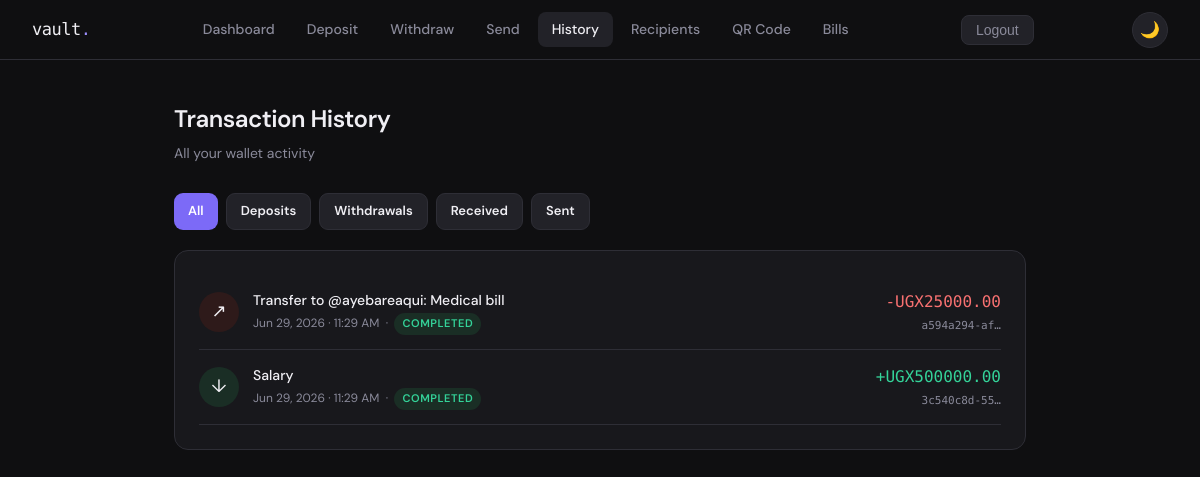
Page /transactions/ (signed in) on the committed database.
### wallet/models.py (models this page shows, shortened)
class Transaction(models.Model):
    TRANSACTION_TYPES = [
        ('deposit', 'Deposit'),
        ('withdrawal', 'Withdrawal'),
        ('transfer_in', 'Transfer In'),
        ('transfer_out', 'Transfer Out'),
    ]
    STATUS_CHOICES = [
        ('pending', 'Pending'),
        ('completed', 'Completed'),
        ('failed', 'Failed'),
    ]
    id = models.UUIDField(primary_key=True, default=uuid.uuid4, editable=False)
    wallet = models.ForeignKey(Wallet, on_delete=models.CASCADE, related_name='transactions')
    transaction_type = models.CharField(max_length=20, choices=TRANSACTION_TYPES)
    amount = models.DecimalField(max_digits=12, decimal_places=2)
    status = models.CharField(max_length=10, choices=STATUS_CHOICES, default='completed')
    description = models.CharField(max_length=255, blank=True)
    reference = models.CharField(max_length=100, blank=True)
    created_at = models.DateTimeField(auto_now_add=True)
    class Meta:
        ordering = ['-created_at']

### wallet/views.py (the view)
# urls.py: path('transactions/', views.transactions, name='transactions'),
@login_required
def transactions(request):
    wallet = request.user.wallet
    txn_type = request.GET.get('type', '')
    txns = wallet.transactions.all()
    if txn_type:
        txns = txns.filter(transaction_type=txn_type)
    return render(request, 'wallet/transactions.html', {
        'transactions': txns,
        'wallet': wallet,
        'filter_type': txn_type,
    })

### templates/wallet/transactions.html (shortened to what this page needs)
{% extends 'wallet/base.html' %}
{% block content %}
<div class="page">
  <div class="page-header">
    <h1>Transaction History</h1>
    <p>All your wallet activity</p>
  </div>
  <div style="display:flex; gap:8px; margin-bottom:20px; flex-wrap:wrap;">
    <a href="{% url 'transactions' %}" class="btn {% if not filter_type %}btn-primary{% else %}btn-ghost{% endif %}" style="font-size:13px; padding:7px 14px;">All</a>
    <a href="?type=deposit" class="btn {% if filter_type == 'deposit' %}btn-primary{% else %}btn-ghost{% endif %}" style="font-size:13px; padding:7px 14px;">Deposits</a>
    <a href="?type=withdrawal" class="btn {% if filter_type == 'withdrawal' %}btn-primary{% else %}btn-ghost{% endif %}" style="font-size:13px; padding:7px 14px;">Withdrawals</a>
    <a href="?type=transfer_in" class="btn {% if filter_type == 'transfer_in' %}btn-primary{% else %}btn-ghost{% endif %}" style="font-size:13px; padding:7px 14px;">Received</a>
    <a href="?type=transfer_out" class="btn {% if filter_type == 'transfer_out' %}btn-primary{% else %}btn-ghost{% endif %}" style="font-size:13px; padding:7px 14px;">Sent</a>
  </div>
  <div class="card">
    {% if transactions %}
      {% for txn in transactions %}
      <div style="display:flex; justify-content:space-between; align-items:center; padding:14px 0; border-bottom:1px solid var(--border);">
        <div style="display:flex; align-items:center; gap:14px;">
          <div style="width:40px; height:40px; border-radius:50%; display:flex; align-items:center; justify-content:center; font-size:18px; flex-shrink:0;
            background:{% if txn.transaction_type == 'deposit' or txn.transaction_type == 'transfer_in' %}#1a2e25{% else %}#2e1a1a{% endif %};">
            {% if txn.transaction_type == 'deposit' %}↓
            {% elif txn.transaction_type == 'withdrawal' %}↑
            {% elif txn.transaction_type == 'transfer_in' %}↙
            {% else %}↗{% endif %}
          </div>
          <div>
            <div style="font-size:14px; font-weight:500;">{{ txn.description|default:txn.get_transaction_type_display }}</div>
            <div style="font-size:12px; color:var(--muted); margin-top:2px;">
              {{ txn.created_at|date:"M d, Y · g:i A" }}
              &nbsp;·&nbsp;
              <span class="badge {% if txn.status == 'completed' %}badge-green{% elif txn.status == 'failed' %}badge-red{% else %}badge-yellow{% endif %}">{{ txn.status }}</span>
            </div>
          </div>
        </div>
        <div style="text-align:right;">
          <div style="font-family:var(--mono); font-size:16px; font-weight:500;"
            class="{% if txn.transaction_type == 'deposit' or txn.transaction_type == 'transfer_in' %}text-green{% else %}text-red{% endif %}">
            {% if txn.transaction_type == 'deposit' or txn.transaction_type == 'transfer_in' %}+{% else %}-{% endif %}UGX{{ txn.amount|floatformat:2 }}
          </div>
          <div style="font-size:11px; color:var(--muted); font-family:var(--mono); margin-top:2px;">{{ txn.id|truncatechars:12 }}</div>
        </div>
      </div>
      {% endfor %}
    {% else %}
      <div style="text-align:center; padding:48px 0; color:var(--muted); font-size:14px;">
        No transactions found.<br><br>
        <a href="{% url 'deposit' %}" class="btn btn-primary" style="font-size:13px;">Make a deposit</a>
      </div>
    {% endif %}
  </div>
</div>
{% endblock %}

### templates/wallet/base.html (shortened to what this page needs)
<!DOCTYPE html>
<html lang="en">
<head>
</head>
<body>
  {% if user.is_authenticated %}
  <nav>
    <div class="nav-brand">vault<span>.</span></div>
    <div class="nav-links">
      <a href="{% url 'dashboard' %}" {% if request.resolver_match.url_name == 'dashboard' %}class="active"{% endif %}>Dashboard</a>
      <a href="{% url 'deposit' %}" {% if request.resolver_match.url_name == 'deposit' %}class="active"{% endif %}>Deposit</a>
      <a href="{% url 'withdraw' %}" {% if request.resolver_match.url_name == 'withdraw' %}class="active"{% endif %}>Withdraw</a>
      <a href="{% url 'transfer' %}" {% if request.resolver_match.url_name == 'transfer' %}class="active"{% endif %}>Send</a>
      <a href="{% url 'transactions' %}" {% if request.resolver_match.url_name == 'transactions' %}class="active"{% endif %}>History</a>
      <a href="{% url 'recipients' %}" {% if request.resolver_match.url_name == 'recipients' %}class="active"{% endif %}>Recipients</a>
      <a href="{% url 'qr_code' %}" {% if request.resolver_match.url_name == 'qr_code' %}class="active"{% endif %}>QR Code</a>
      <a href="{% url 'utilities' %}" {% if request.resolver_match.url_name == 'utilities' %}class="active"{% endif %}>Bills</a>
    </div>
    <form method="post" action="{% url 'logout' %}">
      <button type="submit" class="nav-logout">Logout</button>
    </form>
    <button class="theme-toggle" id="themeToggle" title="Toggle theme">🌙</button>
  </nav>
  {% endif %}
  {% block content %}{% endblock %}
</body>
</html>

### templates/wallet/base.html (style rules this page uses)
*, *::before, *::after { box-sizing: border-box; margin: 0; padding: 0; }
:root { --bg: #0f0f11; --surface: #18181c; --surface2: #222228; --border: #2e2e36; --text: #f0eff4; --muted: #8a8a9a; --accent: #7c6af7; --accent-light: #9d8fff; --green: #34d399; --red: #f87171; --yellow: #fbbf24; --radius: 14px; --mono: 'DM Mono', monospace; --sans: 'DM Sans', sans-serif; }
.theme-toggle { width: 36px; height: 36px; border-radius: 50%; background: var(--surface2); border: 1px solid var(--border); cursor: pointer; display: flex; align-items: center; justify-content: center; font-size: 16px; transition: all 0.15s; flex-shrink: 0; }
body { background: var(--bg); color: var(--text); font-family: var(--sans); font-size: 15px; line-height: 1.6; min-height: 100vh; }
a { color: var(--accent-light); text-decoration: none; }
nav { display: flex; align-items: center; justify-content: space-between; padding: 0 32px; height: 60px; border-bottom: 1px solid var(--border); background: var(--bg); position: sticky; top: 0; z-index: 100; }
.nav-brand { font-family: var(--mono); font-size: 17px; font-weight: 500; color: var(--text); letter-spacing: -0.5px; }
.nav-brand span { color: var(--accent-light); }
.nav-links { display: flex; gap: 4px; align-items: center; }
.nav-links a { padding: 6px 14px; border-radius: 8px; color: var(--muted); font-size: 14px; font-weight: 500; transition: all 0.15s; }
.nav-links a.active { color: var(--text); background: var(--surface2); }
.nav-logout { padding: 6px 14px; border-radius: 8px; background: var(--surface2); color: var(--muted); font-size: 14px; font-weight: 500; border: 1px solid var(--border); cursor: pointer; transition: all 0.15s; }
.page { max-width: 900px; margin: 0 auto; padding: 40px 24px; }
.card { background: var(--surface); border: 1px solid var(--border); border-radius: var(--radius); padding: 24px; }
.btn { display: inline-flex; align-items: center; justify-content: center; gap: 8px; padding: 10px 20px; border-radius: 9px; font-family: var(--sans); font-size: 14px; font-weight: 600; cursor: pointer; border: none; transition: all 0.15s; }
.btn-primary { background: var(--accent); color: #fff; }
.btn-ghost { background: var(--surface2); color: var(--text); border: 1px solid var(--border); }
.text-green { color: var(--green); }
.text-red { color: var(--red); }
.page-header { margin-bottom: 28px; }
.page-header h1 { font-size: 24px; font-weight: 600; letter-spacing: -0.5px; }
.page-header p { color: var(--muted); font-size: 14px; margin-top: 4px; }
.badge { display: inline-block; padding: 2px 8px; border-radius: 100px; font-size: 11px; font-weight: 600; letter-spacing: 0.05em; text-transform: uppercase; }
.badge-green { background: #1a2e25; color: var(--green); }

### rows in the picture
Transaction: description "Transfer to @ayebareaqui: Medical bill", created_at "Jun 29, 2026 · 11:29 AM", status "COMPLETED", amount "25000.00", id "a594a294-af…"
Transaction: description "Salary", created_at "Jun 29, 2026 · 11:29 AM", status "COMPLETED", amount "500000.00", id "3c540c8d-55…"
